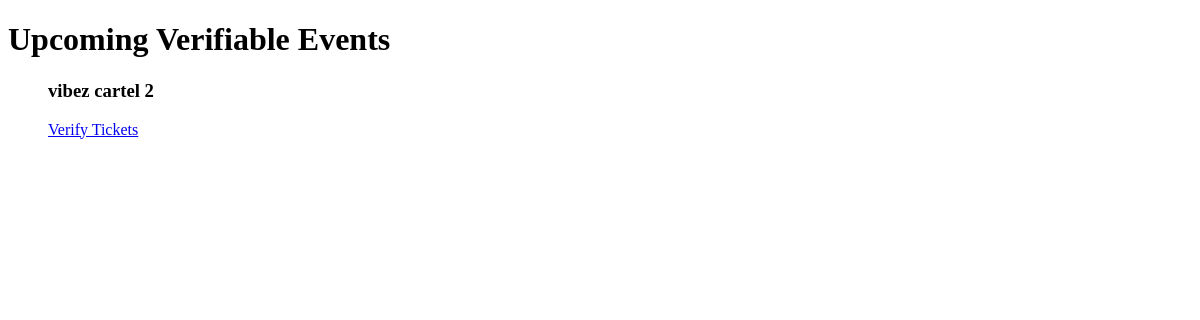
The page /tickets/verifiable-events/ (signed in) on the database as committed earlier.
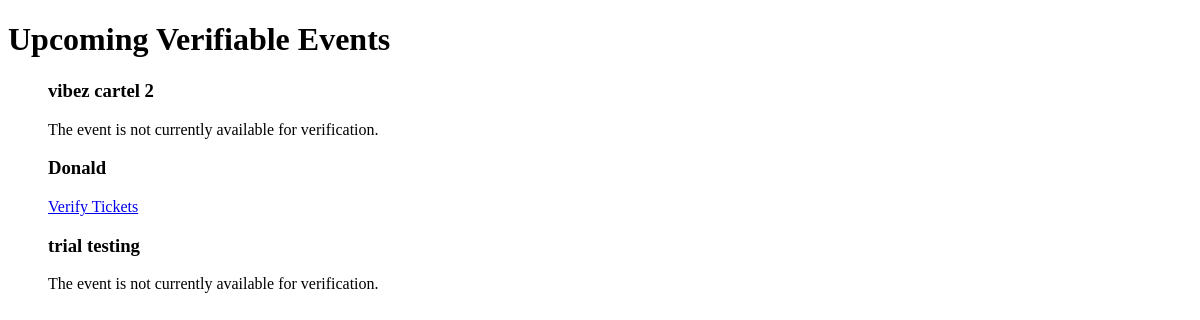
The same page on the database as committed later.
### events/models.py (models this page shows, shortened)
class Event(models.Model):
    STATUS_CHOICES = [
        ('pending', 'Pending'),
        ('approved', 'Approved'),
        ('rejected', 'Rejected'),
    ]
    vendor = models.ForeignKey(Vendor, on_delete=models.CASCADE, related_name='events')
    poster = models.ImageField(upload_to='event_posters/')
    title = models.CharField(max_length=200)
    description = models.TextField()
    category = models.CharField(max_length=100)
    start_date = models.DateTimeField()
    end_date = models.DateTimeField(null=True, blank=True)
    venue_name = models.CharField(max_length=100)
    regular_price = models.DecimalField(max_digits=10, decimal_places=2)
    sale_price = models.DecimalField(max_digits=10, decimal_places=2, null=True, blank=True)
    tickets_available = models.PositiveIntegerField(null=True, blank=True)
    tickets_sold = models.PositiveIntegerField(default=0)
    status = models.CharField(max_length=10, choices=STATUS_CHOICES, default='pending')
    adminaction = models.ForeignKey(settings.AUTH_USER_MODEL, on_delete=models.SET_NULL, null=True, blank=True, editable=False)  # Stores the admin who approved/rejected

### vendors/decorators.py (the view)
    def _wrapped_view(request, *args, **kwargs):
        if request.user.is_authenticated and hasattr(request.user, 'is_vendor') and request.user.is_vendor:
            return view_func(request, *args, **kwargs)
        else:
            raise PermissionDenied("You are not allowed to access this page.")  # Return Permission Denied error

### templates/tickets/verifiable_events.html (shortened to what this page needs)
<!DOCTYPE html>
<html lang="en">
<head>
</head>
<body>
    <h1>Upcoming Verifiable Events</h1>
    <ul>
        {% for event_data in verifiable_events %}
    <div>
        <h3>{{ event_data.event.title }}</h3>
        {% if event_data.is_clickable %}
            <a href="{% url 'verify_ticket' event_data.event.id %}">Verify Tickets</a>
        {% else %}
            <p>The event is not currently available for verification.</p>
        {% endif %}
    </div>
{% endfor %}
    </ul>
</body>
</html>

Rows that differ between the two databases and show on the page:
changed Event "vibez cartel 2": text "Verify Tickets" → "The event is not currently available for verification."
now on this page (row edited): Event: event "Donald", shows "Verify Tickets"
added Event: event "trial testing", shows "The event is not currently available for verification."
